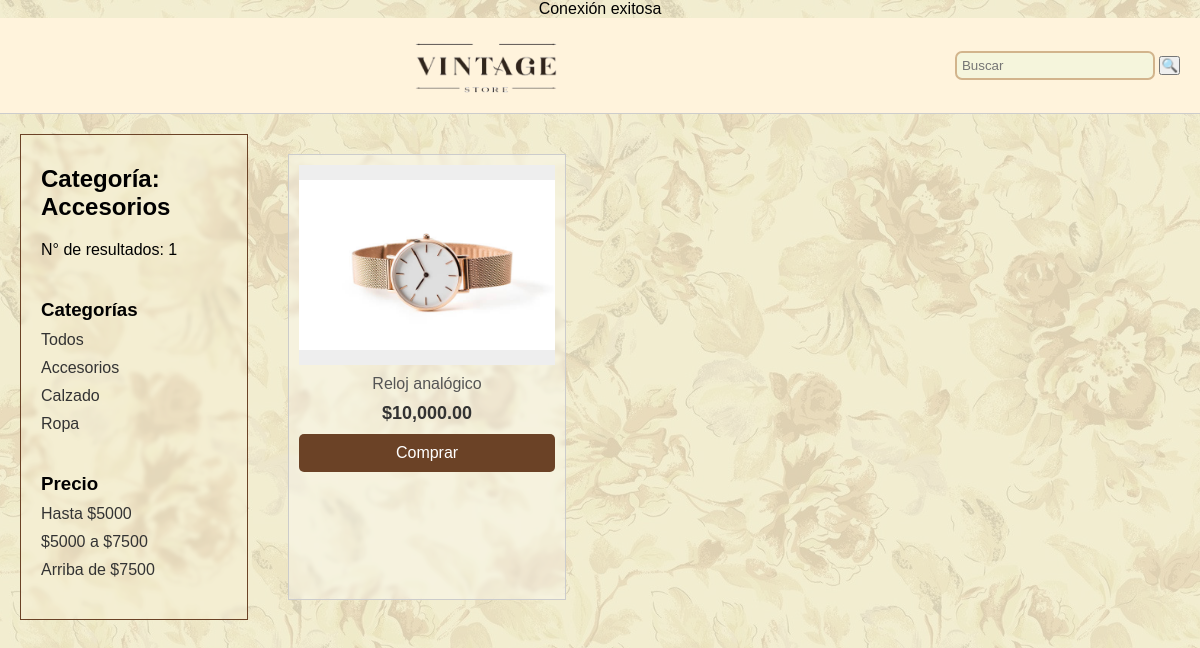
The app's page /?categoria=Accesorios with its own data.
### tables this page shows
CREATE TABLE `productos` (
  `id_producto` int(11) NOT NULL,
  `nombre_producto` varchar(100) DEFAULT NULL,
  `descripcion` text DEFAULT NULL,
  `categoria` varchar(50) DEFAULT NULL,
  `precio` int(255) DEFAULT NULL,
  `stock` int(11) DEFAULT NULL,
  `imagen` varchar(255) DEFAULT NULL
);

### index.php (the view, shortened to what this page needs)
<?php
include 'db.php';
$categoria = isset($_GET['categoria']) ? $_GET['categoria'] : '';
$buscar = isset($_GET['buscar']) ? $_GET['buscar'] : '';
$sql = "SELECT id_producto, nombre_producto, descripcion, precio, imagen FROM productos";
$conditions = [];
if ($categoria && $categoria !== 'Todos') {
    $conditions[] = "categoria = ?";
}
if (count($conditions) > 0) {
    $sql .= " WHERE " . implode(" AND ", $conditions);
}
$stmt = $conn->prepare($sql);
$bind_types = '';
$bind_values = [];
if ($categoria && $categoria !== 'Todos') {
    $bind_types .= 's';
    $bind_values[] = $categoria;
}
if ($bind_types) {
    $stmt->bind_param($bind_types, ...$bind_values);
}
$stmt->execute();
$result = $stmt->get_result();
$num_results = $result ? $result->num_rows : 0;
?>
<!DOCTYPE html>
<html lang="es">
<head>
    <link rel="stylesheet" href="style.css">
</head>
<body>
    <header>
        <div class="header-content">
            <div class="logo">
                <img src="logo.png" alt="Logo" />
            </div>
            <div class="search-bar">
                <form action="" method="GET">
                    <input type="text" name="buscar" placeholder="Buscar" value="<?php echo htmlspecialchars($buscar); ?>">
                    <button type="submit">🔍</button>
                </form>
            </div>
        </div>
    </header>
    <main>
        <aside class="sidebar">
            <h2>Categoría: <?php echo $categoria ? htmlspecialchars($categoria) : "Todas"; ?></h2>
            <p>N° de resultados: <?php echo $num_results; ?></p>
            <h3>Categorías</h3>
            <ul>
                <li><a href="?categoria=Todos">Todos</a></li>
                <li><a href="?categoria=Accesorios">Accesorios</a></li>
                <li><a href="?categoria=Calzado">Calzado</a></li>
                <li><a href="?categoria=Ropa">Ropa</a></li>
            </ul>
            <h3>Precio</h3>
            <ul>
                <li><a href="?precio=max5000">Hasta $5000</a></li>
                <li><a href="?precio=5000a7500">$5000 a $7500</a></li>
                <li><a href="?precio=mas7500">Arriba de $7500</a></li>
            </ul>
        </aside>
        <section class="products">
            <?php
            if ($num_results > 0) {
                while ($row = $result->fetch_assoc()) {
                    echo '<div class="product-card">';
                    echo '    <div class="image">';
                    echo '        <img src="stock/' . $row['imagen'] . '" alt="Producto">';
                    echo '    </div>';
                    echo '    <p class="description">' . htmlspecialchars($row['descripcion']) . '</p>';
                    echo '    <p class="price">$' . number_format($row['precio'], 2) . '</p>';
                    echo '    <form action="compras/index.php" method="POST">';
                    echo '        <button type="submit" class="buy-button">Comprar</button>';
                    echo '    </form>';
                    echo '</div>';
                }
            } else {
                echo '<p>No hay productos disponibles.</p>';
            }
            ?>
        </section>
    </main>
</body>
</html>

### style.css (style rules this page uses)
* { margin: 0; padding: 0; box-sizing: border-box; font-family: 'Franklin Gothic Medium', 'Arial Narrow', Arial, sans-serif, 'Gill Sans MT', Calibri, 'Trebuchet MS', sans-serif }
html, body { height: 100%; margin: 0; padding: 0; }
body { display: flex; flex-direction: column; align-items: center; background-image: url('stock/imagenes/background.jpg'); background-size: cover; background-position: center; background-repeat: no-repeat; position: relative; }
body::before { content: ""; position: absolute; top: 0; left: 0; right: 0; bottom: 0; background-color: rgba(245, 245, 220 , 0.8); z-index: -1; }
header { width: 100%; padding: 10px 20px; border-bottom: 1px solid #ccc; background-color: #fff3dc; }
.header-content { max-width: 1200px; margin: 0 auto; display: flex; justify-content: space-between; align-items: center; }
.logo { flex: 1; text-align: center; }
.logo img { max-height: 75px; }
.search-bar { display: flex; align-items: center; gap: 10px; }
.search-bar input { padding: 5px; border: 2px solid #ccc; border-radius: 7px; width: 200px; background-color: #f5f5dc; border-color: #d2b48c; }
main { display: flex; max-width: 1200px; width: 100%; margin-top: 20px; gap: 20px; padding: 0 20px; justify-content: center; }
.sidebar { width: 20%; padding: 20px; border-right: 1px solid #6b4226; border-left: 1px solid #6b4226; border-top: 1px solid #6b4226; border-bottom: 1px solid #6b4226; backdrop-filter: blur(2px); background-color: rgba(255, 243, 220, 0.2) ; }
.sidebar h2 { margin-top: 10px; margin-bottom: 20px; font-weight: bold; }
.sidebar h3 { margin-top: 40px; margin-bottom: 10px; font-weight: bold; }
.sidebar ul { list-style-type: none; margin-bottom: 20px; }
.sidebar ul li { margin-bottom: 10px; }
.sidebar ul li a { color: #333; text-decoration: none; font-size: 16px; }
.products { display: grid; grid-template-columns: repeat(3, 1fr); gap: 20px; width: 80%; padding: 20px; }
.product-card { border: 1px solid #ccc; text-align: center; padding: 10px; transition: transform 0.2s; backdrop-filter: blur(2px); background-color: rgba(255, 255, 255, 0.3) ; }
.product-card .image { width: 100%; height: 200px; background-color: #eee; display: flex; align-items: center; justify-content: center; }
.product-card .image img { max-height: 100%; max-width: 100%; object-fit: cover; }
.description { margin: 10px 0; color: #555; font-size: 16px; }
.price { font-size: 18px; font-weight: bold; color: #333; }
.buy-button { margin-top: 10px; padding: 10px; width: 100%; font-size: 16px; color: #fff; background-color: #6b4226; border: none; border-radius: 5px; cursor: pointer; transition: background-color 0.3s; }

### records on screen
productos: imagen (picture), descripcion "Reloj analógico", precio "10,000.00"

### other values on screen
$categoria "Accesorios"
$num_results "1"
